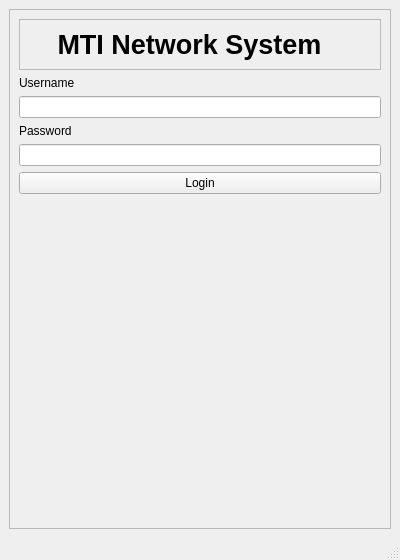
<?xml version="1.0" encoding="UTF-8"?>
<ui version="4.0">
 <class>MainWindow</class>
 <widget class="QMainWindow" name="MainWindow">
  <property name="geometry">
   <rect>
    <x>0</x>
    <y>0</y>
    <width>400</width>
    <height>560</height>
   </rect>
  </property>
  <property name="windowTitle">
   <string>MainWindow</string>
  </property>
  <widget class="QWidget" name="centralwidget">
   <layout class="QGridLayout" name="gridLayout">
    <item row="0" column="0">
     <widget class="QFrame" name="frame">
      <property name="frameShape">
       <enum>QFrame::StyledPanel</enum>
      </property>
      <property name="frameShadow">
       <enum>QFrame::Raised</enum>
      </property>
      <layout class="QGridLayout" name="gridLayout_2">
       <item row="0" column="0">
        <widget class="QFrame" name="frame_2">
         <property name="frameShape">
          <enum>QFrame::StyledPanel</enum>
         </property>
         <property name="frameShadow">
          <enum>QFrame::Raised</enum>
         </property>
         <layout class="QGridLayout" name="gridLayout_3">
          <item row="0" column="0">
           <widget class="QLabel" name="label_3">
            <property name="maximumSize">
             <size>
              <width>300</width>
              <height>16777215</height>
             </size>
            </property>
            <property name="font">
             <font>
              <pointsize>20</pointsize>
              <weight>75</weight>
              <bold>true</bold>
             </font>
            </property>
            <property name="autoFillBackground">
             <bool>true</bool>
            </property>
            <property name="text">
             <string> MTI Network System </string>
            </property>
           </widget>
          </item>
         </layout>
        </widget>
       </item>
       <item row="1" column="0">
        <layout class="QVBoxLayout" name="verticalLayout_3">
         <item>
          <layout class="QVBoxLayout" name="verticalLayout">
           <item>
            <widget class="QLabel" name="label">
             <property name="text">
              <string>Username</string>
             </property>
            </widget>
           </item>
           <item>
            <widget class="QLineEdit" name="lineEdit_user_log"/>
           </item>
          </layout>
         </item>
         <item>
          <layout class="QVBoxLayout" name="verticalLayout_2">
           <item>
            <widget class="QLabel" name="label_2">
             <property name="text">
              <string>Password</string>
             </property>
            </widget>
           </item>
           <item>
            <widget class="QLineEdit" name="lineEdit_password_log">
             <property name="inputMask">
              <string/>
             </property>
             <property name="echoMode">
              <enum>QLineEdit::Password</enum>
             </property>
            </widget>
           </item>
          </layout>
         </item>
         <item>
          <widget class="QPushButton" name="pushButton">
           <property name="focusPolicy">
            <enum>Qt::TabFocus</enum>
           </property>
           <property name="text">
            <string>Login</string>
           </property>
          </widget>
         </item>
        </layout>
       </item>
       <item row="2" column="0">
        <spacer name="verticalSpacer_2">
         <property name="orientation">
          <enum>Qt::Vertical</enum>
         </property>
         <property name="sizeHint" stdset="0">
          <size>
           <width>20</width>
           <height>40</height>
          </size>
         </property>
        </spacer>
       </item>
      </layout>
     </widget>
    </item>
   </layout>
  </widget>
  <widget class="QMenuBar" name="menubar">
   <property name="geometry">
    <rect>
     <x>0</x>
     <y>0</y>
     <width>400</width>
     <height>21</height>
    </rect>
   </property>
  </widget>
  <widget class="QStatusBar" name="statusbar"/>
 </widget>
 <tabstops>
  <tabstop>pushButton</tabstop>
  <tabstop>lineEdit_user_log</tabstop>
  <tabstop>lineEdit_password_log</tabstop>
 </tabstops>
 <resources/>
 <connections/>
</ui>
